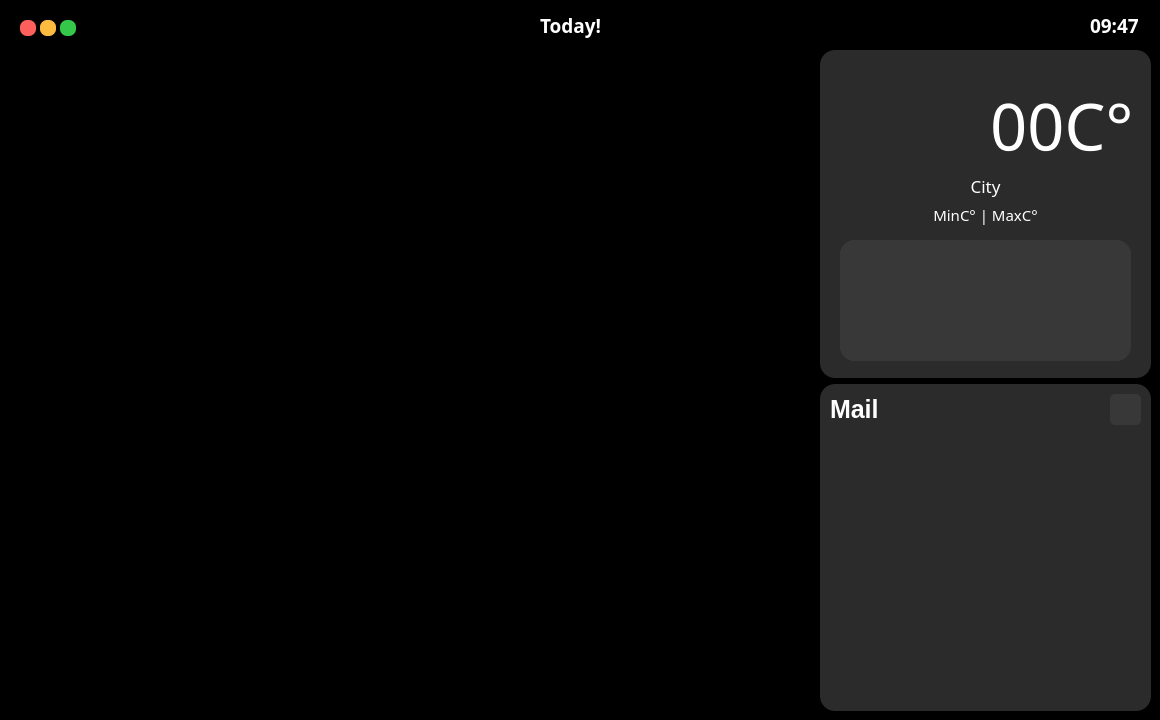
<?xml version="1.0" encoding="UTF-8"?>
<ui version="4.0">
 <class>app</class>
 <widget class="QWidget" name="app">
  <property name="geometry">
   <rect>
    <x>0</x>
    <y>0</y>
    <width>1160</width>
    <height>720</height>
   </rect>
  </property>
  <property name="font">
   <font>
    <family>Product Sans Medium</family>
   </font>
  </property>
  <property name="windowTitle">
   <string>app</string>
  </property>
  <property name="autoFillBackground">
   <bool>false</bool>
  </property>
  <property name="styleSheet">
   <string notr="true">background: black; border-radius: 15px;</string>
  </property>
  <widget class="QWidget" name="verticalLayoutWidget_2">
   <property name="geometry">
    <rect>
     <x>820</x>
     <y>50</y>
     <width>331</width>
     <height>661</height>
    </rect>
   </property>
   <layout class="QVBoxLayout" name="col2">
    <item>
     <widget class="QWidget" name="weathe_widget" native="true">
      <property name="enabled">
       <bool>true</bool>
      </property>
      <property name="styleSheet">
       <string notr="true">background: #2B2B2B;</string>
      </property>
      <widget class="QLabel" name="weather">
       <property name="geometry">
        <rect>
         <x>170</x>
         <y>40</y>
         <width>291</width>
         <height>71</height>
        </rect>
       </property>
       <property name="styleSheet">
        <string notr="true">color:white; font-size: 65px</string>
       </property>
       <property name="text">
        <string>00C°</string>
       </property>
      </widget>
      <widget class="QLabel" name="weather_icon">
       <property name="geometry">
        <rect>
         <x>10</x>
         <y>20</y>
         <width>151</width>
         <height>111</height>
        </rect>
       </property>
       <property name="text">
        <string/>
       </property>
       <property name="alignment">
        <set>Qt::AlignCenter</set>
       </property>
      </widget>
      <widget class="QLabel" name="city">
       <property name="geometry">
        <rect>
         <x>10</x>
         <y>120</y>
         <width>311</width>
         <height>31</height>
        </rect>
       </property>
       <property name="styleSheet">
        <string notr="true">color: white; font-size: 17px;</string>
       </property>
       <property name="text">
        <string>City</string>
       </property>
       <property name="scaledContents">
        <bool>false</bool>
       </property>
       <property name="alignment">
        <set>Qt::AlignCenter</set>
       </property>
       <property name="wordWrap">
        <bool>true</bool>
       </property>
      </widget>
      <widget class="QLabel" name="minmax">
       <property name="geometry">
        <rect>
         <x>10</x>
         <y>149</y>
         <width>311</width>
         <height>31</height>
        </rect>
       </property>
       <property name="styleSheet">
        <string notr="true">color: white; font-size: 15px;</string>
       </property>
       <property name="text">
        <string>MinC° | MaxC°</string>
       </property>
       <property name="alignment">
        <set>Qt::AlignCenter</set>
       </property>
       <property name="wordWrap">
        <bool>true</bool>
       </property>
      </widget>
      <widget class="QWidget" name="widget" native="true">
       <property name="geometry">
        <rect>
         <x>20</x>
         <y>190</y>
         <width>291</width>
         <height>121</height>
        </rect>
       </property>
       <property name="styleSheet">
        <string notr="true">background: #383838;</string>
       </property>
       <widget class="QWidget" name="horizontalLayoutWidget">
        <property name="geometry">
         <rect>
          <x>0</x>
          <y>0</y>
          <width>291</width>
          <height>121</height>
         </rect>
        </property>
        <layout class="QHBoxLayout" name="forecast"/>
       </widget>
      </widget>
     </widget>
    </item>
    <item>
     <widget class="QWidget" name="email_widget" native="true">
      <property name="mouseTracking">
       <bool>false</bool>
      </property>
      <property name="focusPolicy">
       <enum>Qt::NoFocus</enum>
      </property>
      <property name="styleSheet">
       <string notr="true">background: #2B2B2B;</string>
      </property>
      <widget class="QLabel" name="mail_label">
       <property name="geometry">
        <rect>
         <x>10</x>
         <y>10</y>
         <width>61</width>
         <height>31</height>
        </rect>
       </property>
       <property name="font">
        <font>
         <pointsize>-1</pointsize>
         <weight>75</weight>
         <bold>true</bold>
        </font>
       </property>
       <property name="styleSheet">
        <string notr="true">color: white; font-size: 25px</string>
       </property>
       <property name="text">
        <string>Mail</string>
       </property>
      </widget>
      <widget class="QPushButton" name="pushButton">
       <property name="geometry">
        <rect>
         <x>290</x>
         <y>10</y>
         <width>31</width>
         <height>31</height>
        </rect>
       </property>
       <property name="font">
        <font>
         <pointsize>-1</pointsize>
         <weight>75</weight>
         <bold>true</bold>
        </font>
       </property>
       <property name="cursor">
        <cursorShape>PointingHandCursor</cursorShape>
       </property>
       <property name="layoutDirection">
        <enum>Qt::LeftToRight</enum>
       </property>
       <property name="styleSheet">
        <string notr="true">background: #383838; color: white; font-size: 30px; border-radius: 5px;</string>
       </property>
       <property name="text">
        <string/>
       </property>
       <property name="icon">
        <iconset>
         <normaloff>assets/add-icon.png</normaloff>assets/add-icon.png</iconset>
       </property>
       <property name="iconSize">
        <size>
         <width>20</width>
         <height>29</height>
        </size>
       </property>
       <property name="flat">
        <bool>true</bool>
       </property>
      </widget>
      <widget class="QWidget" name="verticalLayoutWidget_3">
       <property name="geometry">
        <rect>
         <x>9</x>
         <y>49</y>
         <width>311</width>
         <height>271</height>
        </rect>
       </property>
       <layout class="QVBoxLayout" name="email"/>
      </widget>
     </widget>
    </item>
   </layout>
  </widget>
  <widget class="QPushButton" name="closeButton">
   <property name="geometry">
    <rect>
     <x>20</x>
     <y>20</y>
     <width>16</width>
     <height>16</height>
    </rect>
   </property>
   <property name="cursor">
    <cursorShape>PointingHandCursor</cursorShape>
   </property>
   <property name="accessibleName">
    <string>closeButton</string>
   </property>
   <property name="styleSheet">
    <string notr="true">background: #FC5F5C; border-radius: 7px;</string>
   </property>
   <property name="text">
    <string/>
   </property>
  </widget>
  <widget class="QLabel" name="title">
   <property name="geometry">
    <rect>
     <x>540</x>
     <y>10</y>
     <width>71</width>
     <height>31</height>
    </rect>
   </property>
   <property name="font">
    <font>
     <family>Product Sans Black</family>
     <pointsize>14</pointsize>
     <weight>75</weight>
     <italic>false</italic>
     <bold>true</bold>
     <kerning>true</kerning>
    </font>
   </property>
   <property name="cursor">
    <cursorShape>ArrowCursor</cursorShape>
   </property>
   <property name="styleSheet">
    <string notr="true">color: white; text-align: center;</string>
   </property>
   <property name="text">
    <string>Today!</string>
   </property>
  </widget>
  <widget class="QPushButton" name="maximize">
   <property name="geometry">
    <rect>
     <x>60</x>
     <y>20</y>
     <width>16</width>
     <height>16</height>
    </rect>
   </property>
   <property name="cursor">
    <cursorShape>PointingHandCursor</cursorShape>
   </property>
   <property name="accessibleName">
    <string>closeButton</string>
   </property>
   <property name="styleSheet">
    <string notr="true">background: #35C749; border-radius: 7px;</string>
   </property>
   <property name="text">
    <string/>
   </property>
  </widget>
  <widget class="QPushButton" name="minimize">
   <property name="geometry">
    <rect>
     <x>40</x>
     <y>20</y>
     <width>16</width>
     <height>16</height>
    </rect>
   </property>
   <property name="cursor">
    <cursorShape>PointingHandCursor</cursorShape>
   </property>
   <property name="accessibleName">
    <string>closeButton</string>
   </property>
   <property name="styleSheet">
    <string notr="true">background: #FDBC40; border-radius: 7px;</string>
   </property>
   <property name="text">
    <string/>
   </property>
  </widget>
  <widget class="QLabel" name="time">
   <property name="geometry">
    <rect>
     <x>1090</x>
     <y>10</y>
     <width>61</width>
     <height>31</height>
    </rect>
   </property>
   <property name="font">
    <font>
     <family>Product Sans Black</family>
     <pointsize>14</pointsize>
     <weight>75</weight>
     <italic>false</italic>
     <bold>true</bold>
     <kerning>true</kerning>
    </font>
   </property>
   <property name="cursor">
    <cursorShape>ArrowCursor</cursorShape>
   </property>
   <property name="styleSheet">
    <string notr="true">color: white; text-align: center;</string>
   </property>
   <property name="text">
    <string>09:47</string>
   </property>
  </widget>
  <widget class="QWidget" name="verticalLayoutWidget">
   <property name="geometry">
    <rect>
     <x>9</x>
     <y>49</y>
     <width>801</width>
     <height>661</height>
    </rect>
   </property>
   <layout class="QVBoxLayout" name="news"/>
  </widget>
 </widget>
 <resources/>
 <connections/>
</ui>
